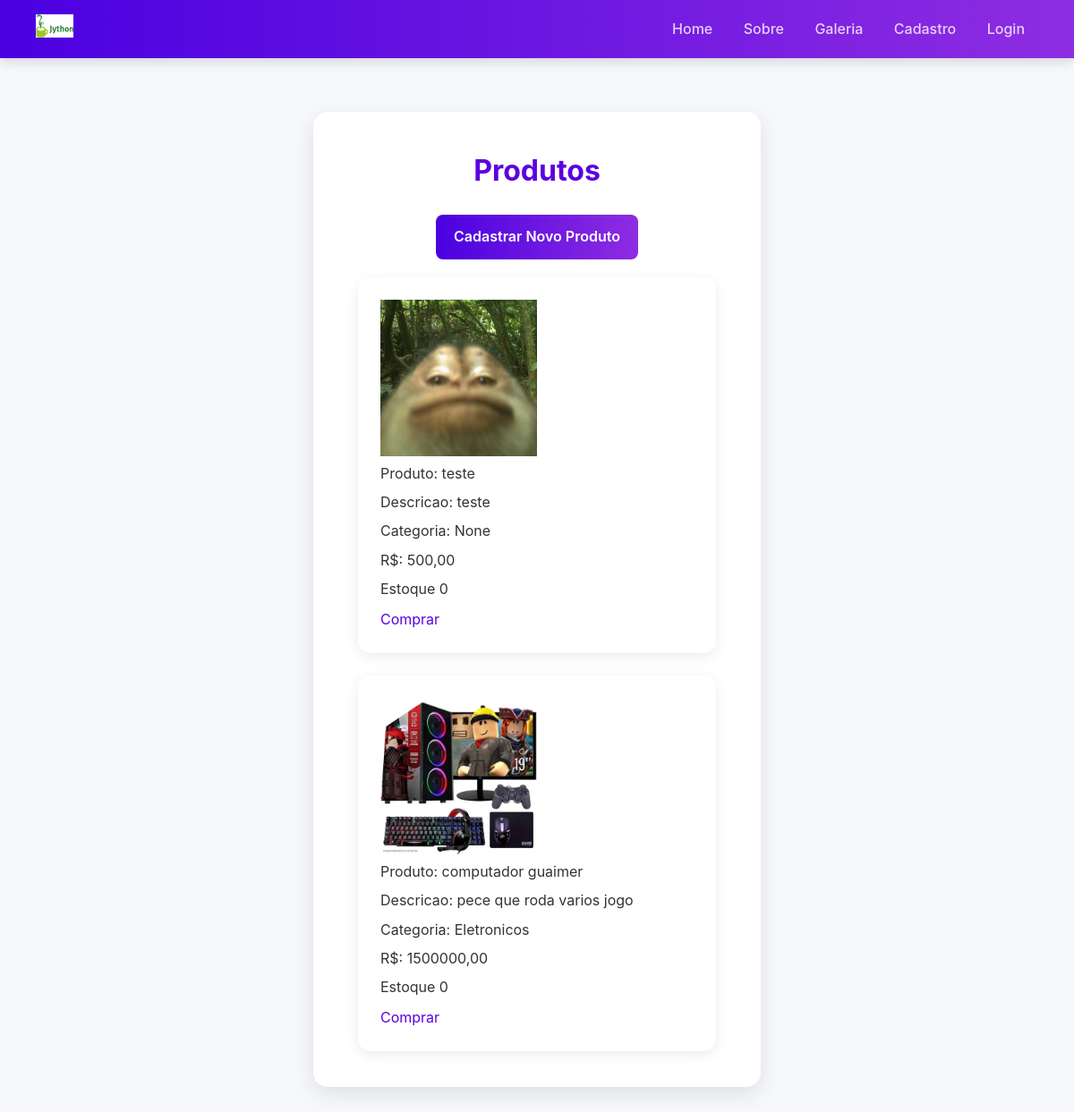
/produtos, run on an earlier commit of the app's database.
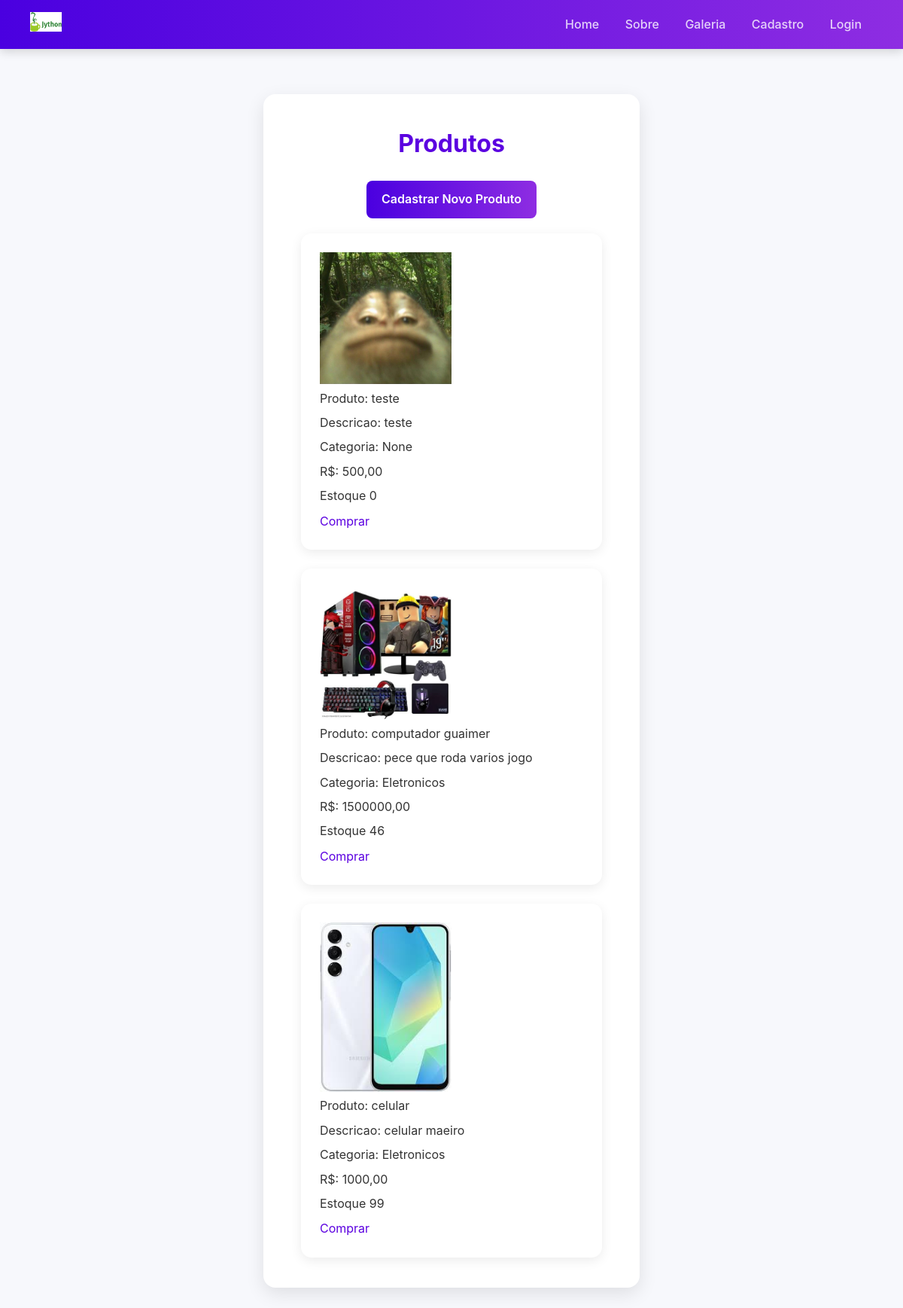
And on a later commit of the database.
### app/models.py (models this page shows, shortened)
class Produto(models.Model):
    nome = models.CharField(max_length=100)
    descricao = models.CharField(max_length=500)
    preco = models.DecimalField(max_digits=10, decimal_places=2)
    imagem = models.ImageField(upload_to='produtos/', null= True, blank=True)
    categoria = models.ForeignKey(Categoria, on_delete=models.SET_NULL, null=True, blank=True)
    estoque = models.PositiveIntegerField(default=0)

class Categoria(models.Model):
    nome = models.CharField(max_length=100, unique=True)
    def __str__(self):
        return self.nome

### app/views.py (the view)
# urls.py: path('produtos', views.produtos, name='produto'),
def produtos(request):
    produtos = Produto.objects.all()
    return render(request, 'produtos.html', {'prods':produtos})

### app/templates/produtos.html (shortened to what this page needs)
{% extends "template.html" %}
{% block conteudo %}
<main class="page-container">
    <div class="card">
        <h1>Produtos</h1>
        <a href="{% url 'salvarProduto' %}" class="btn btn-primary" style="margin-bottom: 20px;">Cadastrar Novo Produto</a>
        {% if prods %}
        <div class="mensagens-grid">
            {%for p in prods%}
            <div class="msg-card">
                <img src="media/{{p.imagem}}" width = 50%>
                <p>Produto: {{p.nome}}</p>
                <p>Descricao: {{p.descricao}}</p>
                <p>Categoria: {{p.categoria}}</p>
                <p>R$: {{p.preco}}</p>
                <p>Estoque {{p.estoque}}</p>
                <a href="{%url 'comprar' p.id %}">Comprar</a>
            </div>
            {% endfor %}
        </div>
        {% else %}
        <p class="sem-msg">Nenhum desenvolvedor cadastrado ainda.</p>
        {% endif %}
    </div>
</main>
{% endblock %}

### app/templates/template.html (shortened to what this page needs)
{% load static %}
<!DOCTYPE html>
<html lang="pt-br">
<head>
    <link rel="stylesheet" href="{% static 'styles/styles.css' %}">
</head>
<body>
    <header>
        <div>
            <img src="{% static 'images/jython.png' %}" width="42px">
        </div>
    <nav>
        <a href="{% url 'index' %}">Home</a>
        <a href="{% url 'sobre' %}">Sobre</a>
        <a href="#">Galeria</a>
        <a href="{%url 'salvarUsuario'%}">Cadastro</a>
        <a href="{%url 'login'%}">Login</a>
    </nav>
    </header>
    <main>
        {% block conteudo %}
        {% endblock %}
    </main>
</body>
</html>

### app/static/styles/styles.css (style rules this page uses)
:root { --color-primary: #5b00e0; --color-primary-dark: #4a00e0; --color-primary-light: #8e2de2; --color-danger: #e02424; --color-danger-light: #ff4b4b; --color-success-bg: #e1f8e6; --color-success-text: #2a7c3b; --color-error-bg: #fdeaea; --color-error-text: #b91c1c; --color-white: #fff; --color-bg: #f7f8fc; --color-text: #333; --color-text-light: #666; --color-border: #ccc; --gradient-primary: linear-gradient(90deg, var(--color-primary-dark), var(--color-primary-light)); --gradient-danger: linear-gradient(90deg, var(--color-danger), var(--color-danger-light)); --font-family: "Poppins", "Inter", sans-serif; --border-radius-md: 8px; --border-radius-lg: 16px; --shadow-sm: 0 4px 15px rgba(0,0,0,0.08); --shadow-md: 0 8px 24px rgba(0,0,0,0.1); --shadow-hover-primary: 0 8px 20px rgba(91, 0, 224, 0.2); --shadow-focus-primary: 0 0 0 3px rgba(123, 47, 247, 0.15); }
* { margin: 0; padding: 0; box-sizing: border-box; font-family: var(--font-family); }
body { background: var(--color-bg); color: var(--color-text); line-height: 1.6; min-height: 100vh; }
h1, h2, h3 { color: var(--color-primary); margin-bottom: 1.5rem; text-align: center; }
h1 { font-size: 2rem; }
p { margin-bottom: 10px; line-height: 1.4; }
a { color: var(--color-primary); text-decoration: none; transition: color 0.2s ease; }
header { display: flex; justify-content: space-between; align-items: center; background: var(--gradient-primary); color: var(--color-white); padding: 1rem 2.5rem; box-shadow: 0 4px 12px rgba(0, 0, 0, 0.15); position: sticky; top: 0; z-index: 1000; }
header nav a { color: rgba(255, 255, 255, 0.8); text-decoration: none; margin: 0 15px; font-weight: 500; transition: color 0.2s ease; }
.page-container { display: flex; justify-content: center; align-items: flex-start; padding: 60px 20px; min-height: calc(100vh - 80px); }
.card { background: var(--color-white); padding: 40px 50px; border-radius: var(--border-radius-lg); box-shadow: var(--shadow-md); width: 100%; max-width: 500px; text-align: center; animation: fadeInUp 0.6s ease; }
.btn, button, input[type="submit"] { display: inline-block; color: var(--color-white); text-decoration: none; font-weight: 600; border: none; border-radius: var(--border-radius-md); padding: 12px 20px; font-size: 16px; cursor: pointer; transition: transform 0.2s ease, box-shadow 0.2s ease, background 0.3s ease; text-align: center; }
.btn-primary { background: var(--gradient-primary); }
.mensagens-grid { display: grid; grid-template-columns: repeat(auto-fit, minmax(280px, 1fr)); gap: 25px; max-width: 1000px; margin: 0 auto; }
.msg-card { background: var(--color-white); border-radius: 14px; box-shadow: var(--shadow-sm); padding: 25px; text-align: left; transition: transform 0.2s ease, box-shadow 0.2s ease; animation: fadeIn 0.5s ease; }

What changed in the data, as far as the page shows it:
changed Produto "computador guaimer": estoque "0" → "46"
added Produto: imagem (picture), nome "celular", descricao "celular maeiro", categoria "Eletronicos", preco "1000,00", estoque "99"
